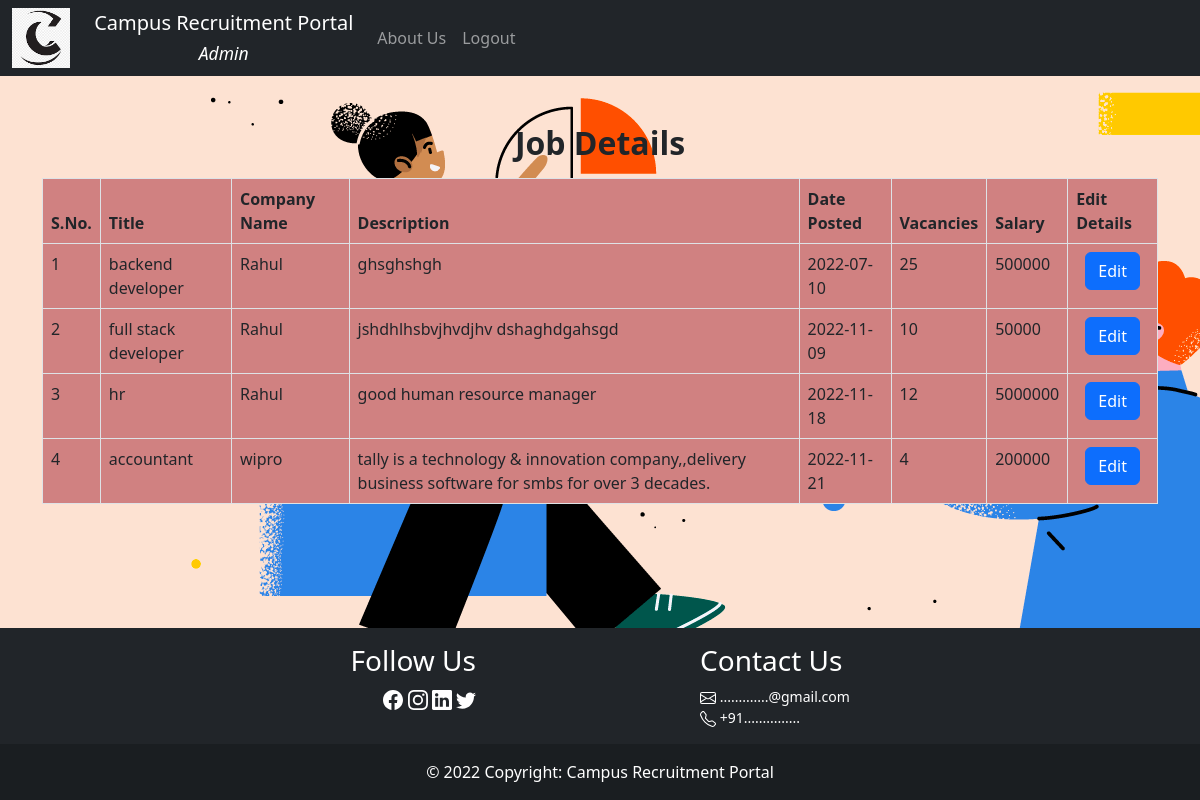
The page /admin/postedjobs.php (signed in) on the database its author committed.
### tables this page shows
CREATE TABLE `job` (
  `jid` int(11) NOT NULL,
  `jname` varchar(255) NOT NULL,
  `cid` int(11) NOT NULL,
  `jdesc` varchar(255) NOT NULL,
  `jdate` date NOT NULL DEFAULT current_timestamp(),
  `vacancy_no` int(11) NOT NULL,
  `salary` int(11) NOT NULL
);

CREATE TABLE `company` (
  `pwd` varchar(255) NOT NULL,
  `email` varchar(255) NOT NULL,
  `cname` varchar(255) NOT NULL,
  `loc` varchar(255) NOT NULL,
  `cid` int(11) NOT NULL,
  `ceo` varchar(50) DEFAULT NULL,
  `website` varchar(100) DEFAULT NULL,
  `status` varchar(20) DEFAULT 'pending'
);

### admin/postedjobs.php (the view, shortened to what this page needs)
<?php
  include_once $_SERVER['DOCUMENT_ROOT'] . '/campus/partials/config.php';
$sql = "SELECT `jid`, `jname`, `cname` , `jdesc`, `jdate`, `vacancy_no`, `salary` FROM `job` JOIN `company` ON `job`.`cid`=`company`.`cid`;";
$result = mysqli_query($conn, $sql);
if ($result)
  $rows = mysqli_fetch_all($result);
else
  $rows = null;
include_once $_SERVER['DOCUMENT_ROOT'] . '/campus/partials/_template.php';
?>
<div class="container mt-5">
  <h2 class="text-center mb-3"><strong>Job Details</strong></h2>
  <table class="table table-bordered" style="background-color:#d08181">
    <thead>
      <tr>
        <th scope="col">S.No.</th>
        <th scope="col">Title</th>
        <th scope="col">Company Name</th>
        <th scope="col">Description</th>
        <th scope="col">Date Posted</th>
        <th scope="col">Vacancies</th>
        <th scope="col">Salary</th>
        <th scope="col">Edit Details</th>
      </tr>
    </thead>
    <tbody>
      <?php if ($rows != null) : ?>
        <?php $sno = 1;
        foreach ($rows as $row) : ?>
          <tr>
            <td><?php echo $sno++ ?></td>
            <?php for ($i = 1; $i < 7; $i++) : ?>
              <td> <?php echo $row[$i] ?></td>
            <?php endfor ?>
            <td class="text-center"><button type="button" class="btn btn-primary" data-bs-toggle="modal" data-bs-target="#editDetails" data-bs-sno="<?php echo $sno-2 ?>">
                Edit
              </button>
            </td>
          </tr>
        <?php endforeach ?>
      <?php else : ?>
        <th class="text-center" colspan="7">No Records</th>
      <?php endif ?>
    </tbody>
  </table>
</div>
<?php
include_once $_SERVER['DOCUMENT_ROOT'] . '/campus/partials/_footer.php'
?>

### rows shown on the page
job: jname "backend developer", cid.cname "Rahul", jdesc "ghsghshgh", jdate "2022-07-10", vacancy_no "25", salary "500000"
job: jname "full stack developer", cid.cname "Rahul", jdesc "jshdhlhsbvjhvdjhv dshaghdgahsgd", jdate "2022-11-09", vacancy_no "10", salary "50000"
job: jname "hr", cid.cname "Rahul", jdesc "good human resource manager", jdate "2022-11-18", vacancy_no "12", salary "5000000"
job: jname "accountant", cid.cname "wipro", jdesc "tally is a technology & innovation company,,delivery business software for smbs for over 3 decades.", jdate "2022-11-21", vacancy_no "4", salary "200000"
